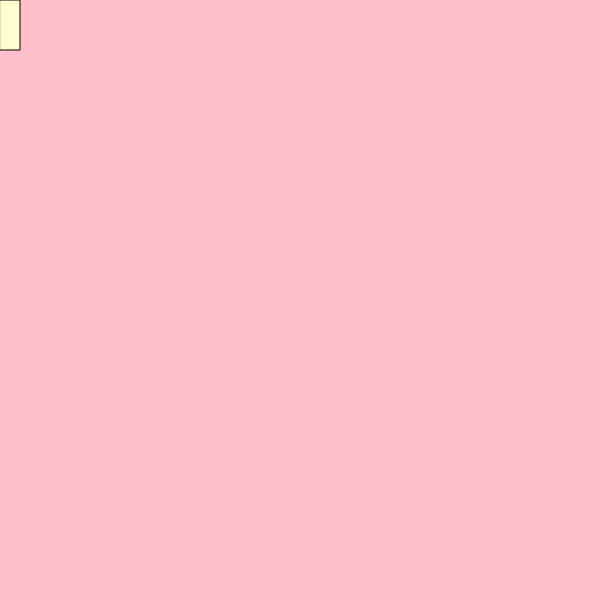
Frame 1 (no input)
Frame 60 (no input): identical to frame 1, image omitted
Frame 120 (the mouse pressed at the canvas centre since frame 60): identical to frame 1, image omitted

The p5.js sketch that drew this single still picture (run headless with seeded random() and noise() and a simulated clock; from frame 60 on, the mouse is pressed at the canvas centre):

// p5.js sketch
// ── sketch.js
function setup() {
    createCanvas(600, 600);
  }
  
  function draw() {
    background('pink');
    fill('rgb(253,253,206)')
    rect(0, 0, 20, 50 );
  }
